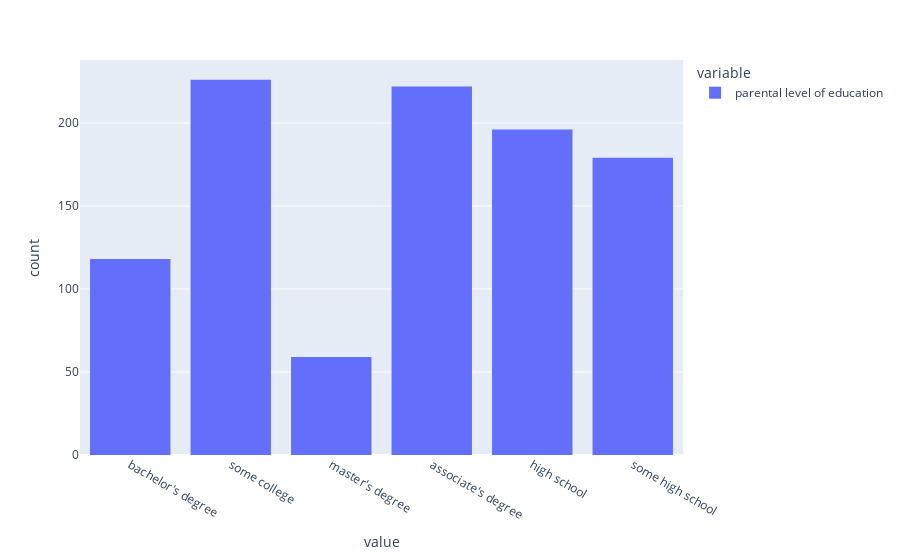

Here is the notebook cell this chart was saved with:
### Markdown cell above
## Histogram of Parental Level of Education

### Code cell
fig4=px.histogram(df['parental level of education'])
fig4.show()

### Figure 1 — Plotly figure (JSON) as saved in the notebook; plotly's stock layout.template omitted (floating-point values rounded to 4 significant figures; data arrays with more than 128 entries replaced by an {"elided": "..."} marker saying what was removed)
{"data": [{"alignmentgroup": "True", "bingroup": "x", "hovertemplate": "variable=parental level of education<br>value=%{x}<br>count=%{y}<extra></extra>", "legendgroup": "parental level of education", "marker": {"color": "#636efa", "pattern": {"shape": ""}}, "name": "parental level of education", "offsetgroup": "parental level of education", "orientation": "v", "showlegend": true, "type": "histogram", "x": {"elided": "1000 str values"}, "xaxis": "x", "yaxis": "y"}], "layout": {"autosize": true, "barmode": "relative", "legend": {"title": {"text": "variable"}, "tracegroupgap": 0}, "margin": {"t": 60}, "xaxis": {"anchor": "y", "autorange": true, "domain": [0, 1], "range": [-0.5, 5.5], "title": {"text": "value"}, "type": "category"}, "yaxis": {"anchor": "x", "autorange": true, "domain": [0, 1], "range": [0, 237.9], "title": {"text": "count"}}}}
